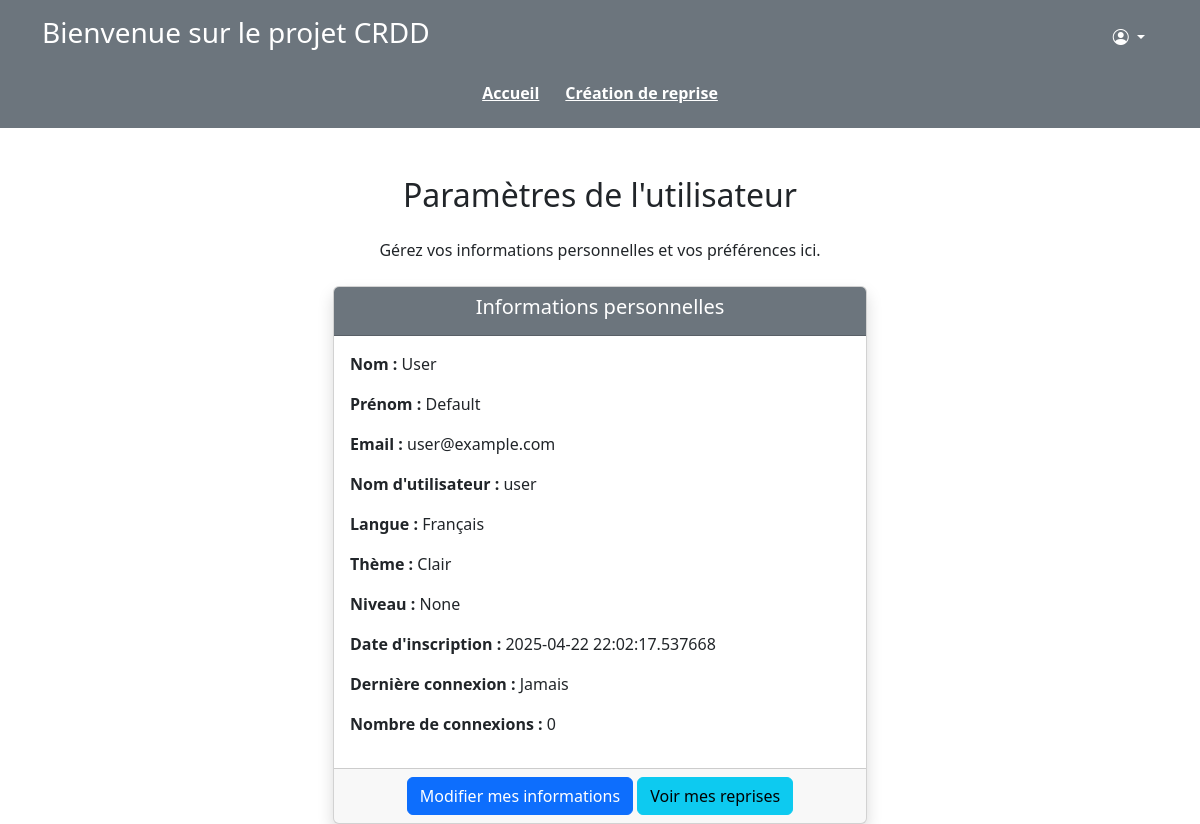
The app's page /profile (signed in) with its own data.
### app/models.py (models this page shows, shortened)
class User(UserMixin, db.Model):
    __tablename__ = 'user'
    id = db.Column(db.Integer, primary_key=True)  # ID unique pour l'utilisateur
    nom = db.Column(db.String(45), nullable=False)  # Nom de l'utilisateur
    prenom = db.Column(db.String(45), nullable=False)  # Prénom de l'utilisateur
    mail = db.Column(db.String(100), unique=True, nullable=True)  # Email de l'utilisateur
    username = db.Column(db.String(45), unique=True, nullable=False)  # Nom d'utilisateur
    role_id = db.Column(db.Integer, db.ForeignKey('role.id'), nullable=False)  # Clé étrangère vers Role
    date_inscription = db.Column(db.DateTime, default=datetime.utcnow)  # Date d'inscription
    derniere_connexion = db.Column(db.DateTime, nullable=True)  # Dernière connexion
    langue = db.Column(db.String(20), default='Français')  # Langue préférée
    theme = db.Column(db.String(10), default='Clair')  # Thème préféré
    nombre_connexions = db.Column(db.Integer, default=0)  # Suivi des connexions
    reprises = db.relationship('Reprise', back_populates='user')  # Relation avec les reprises
    niveau = db.Column(db.String(45), unique=True, nullable=True)  # Niveau de l'utilisateur
    role = db.relationship('Role', back_populates='users', lazy=True)
    login = db.relationship('Login', back_populates='user', uselist=False, lazy=True)
    historique = db.relationship('Historique', back_populates='user', lazy=True)
    notifications = db.relationship('Notification', back_populates='user', lazy=True)

### app/routes.py (the view)
@main.route('/profile')
@login_required
def profile():
    return render_template('profile.html')

### app/__init__.py (called while the page is built)
@login_manager.user_loader
def load_user(user_id):
    from .models import User
    return User.query.get(int(user_id))

### app/templates/profile.html (shortened to what this page needs)
{% extends 'base.html' %}
{% block content %}
<div class="container mt-5">
    <h2 class="text-center mb-4">Paramètres de l'utilisateur</h2>
    <p class="text-center">Gérez vos informations personnelles et vos préférences ici.</p>
    <div class="row mt-4">
        <div class="col-md-6 offset-md-3">
            <div class="card shadow">
                <div class="card-header bg-secondary text-white text-center">
                    <h5>Informations personnelles</h5>
                </div>
                <div class="card-body">
                    <p><strong>Nom :</strong> {{ current_user.nom }}</p>
                    <p><strong>Prénom :</strong> {{ current_user.prenom }}</p>
                    <p><strong>Email :</strong> {{ current_user.mail }}</p>
                    <p><strong>Nom d'utilisateur :</strong> {{ current_user.username }}</p>
                    <p><strong>Langue :</strong> {{ current_user.langue }}</p>
                    <p><strong>Thème :</strong> {{ current_user.theme }}</p>
                    <p><strong>Niveau :</strong> {{ current_user.niveau }}</p>
                    <p><strong>Date d'inscription :</strong> {{ current_user.date_inscription }}</p>
                    <p><strong>Dernière connexion :</strong> {{ current_user.derniere_connexion or 'Jamais' }}</p>
                    <p><strong>Nombre de connexions :</strong> {{ current_user.nombre_connexions }}</p>
                </div>
                <div class="card-footer text-center">
                    <button class="btn btn-primary" onclick="toggleEditForm()">Modifier mes informations</button>
                    <a href="{{ url_for('main.user_reprises') }}" class="btn btn-info">Voir mes reprises</a>
                </div>
            </div>
        </div>
    </div>
</div>
{% endblock %}

### records on screen
User: nom "User", prenom "Default", mail "user@example.com", username "user", langue "Français", theme "Clair", niveau "None", date_inscription "2025-04-22 22:02:17.537668", derniere_connexion "Jamais", nombre_connexions "0"
